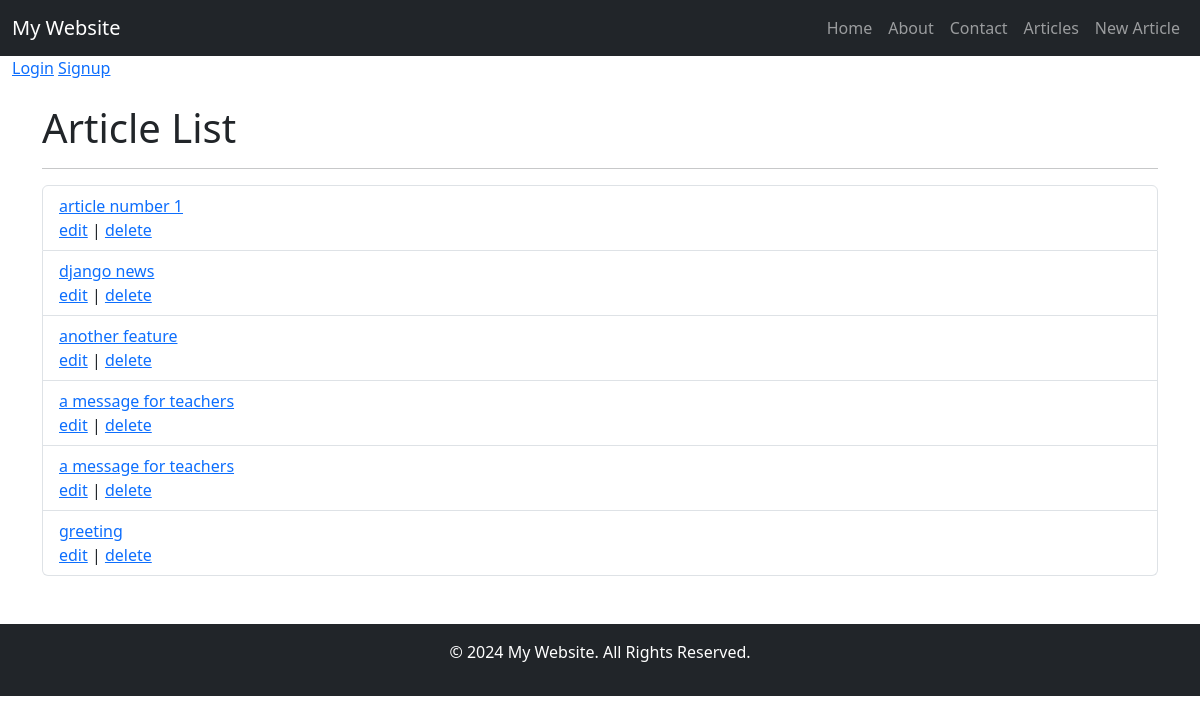
/articles/, run on an earlier commit of the app's database.
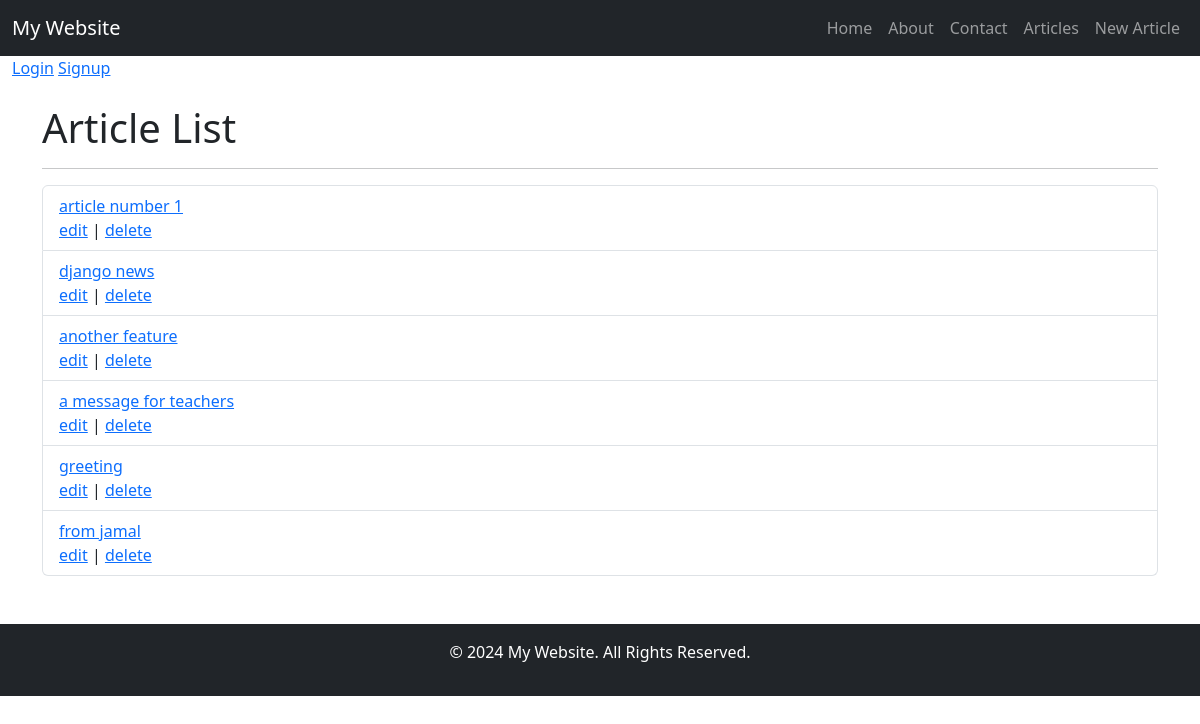
And on a later commit of the database.
### articles/models.py (models this page shows, shortened)
class Article(models.Model):
    title = models.CharField(max_length=150)
    body = models.TextField()
    date = models.DateTimeField(auto_now_add=True)
    author = models.ForeignKey(get_user_model(), on_delete=models.CASCADE)
    def __str__(self):
        return self.title

### articles/views.py (the view)
# urls.py: path('', ArticleListView.as_view(), name='article_list'),
class ArticleListView(ListView):
    model = Article
    template_name = 'articles/article_list.html'

### templates/articles/article_list.html (shortened to what this page needs)
{% extends 'base.html' %}
{% block content %}
	<h1>Article List</h1>
    <hr>
    <div class="list-group">
        <ul class="list-group">
            {% for object in object_list %}
            	<li class="list-group-item"> <a href="{% url 'article_detail' object.pk %}">{{ object }} </a> <br>
                <a class="dj_map_wrapper" href="{% url 'article_edit' object.pk %}">edit</a>  |
                    <a class="dj_map_delete" href="{% url 'article_delete' object.pk %}">delete</a>
                </li>
            {% endfor %}
        </ul>
    </div>
{% endblock %}

What changed in the data, as far as the page shows it:
removed Article: title "a message for teachers"
added Article: title "from jamal"
